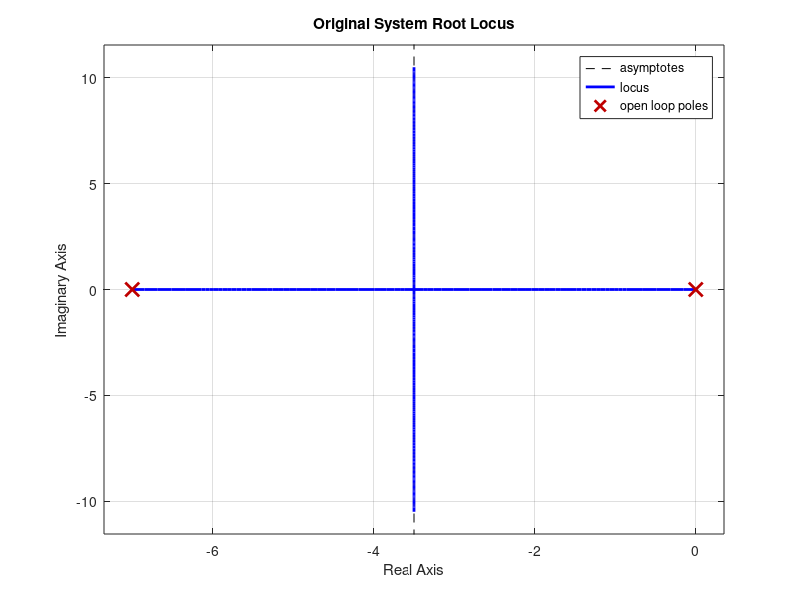
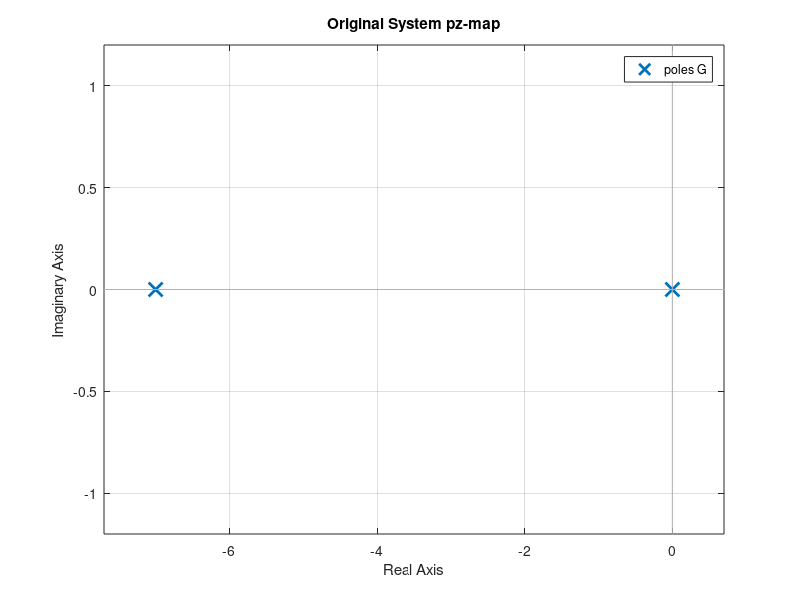
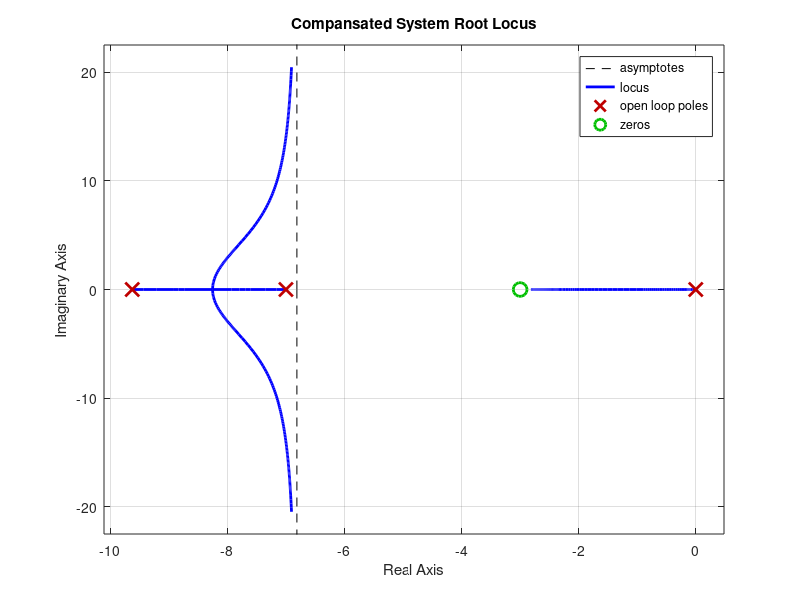
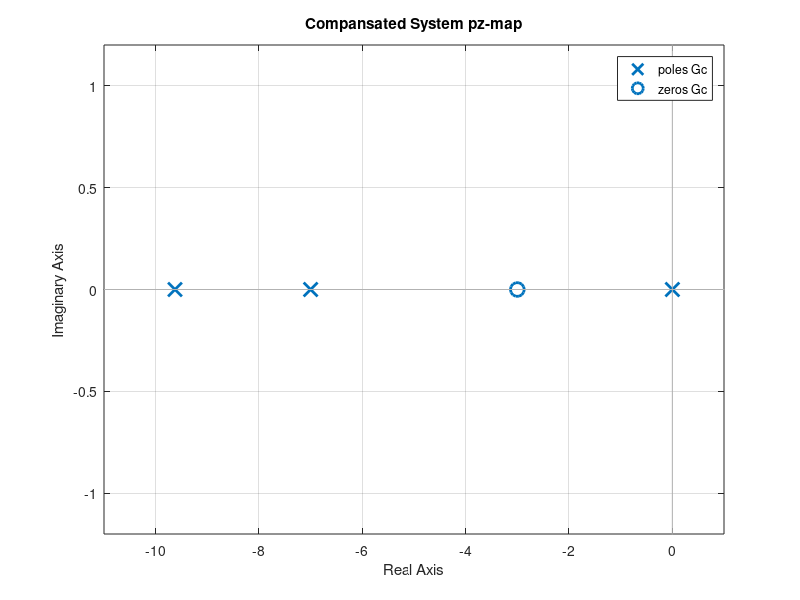

Write MATLAB code to recreate these figures, in order. (Note: this script raises an error after producing the figures.)
K = 58.93; 
numG = [K];  
denG = [1 7 0];  
G = tf(numG, denG);  
%%
zero = -3;
pole = -9.626;
Kc = 206.34;  
numC = [1 -zero];
denC = [1 -pole];
C = Kc * tf(numC, denC);

Gc = series(C, G);
T = feedback(Gc, 1);  

figure;
rlocus(G);
title('Original System Root Locus');
grid on;

figure;
pzmap(G);
title('Original System pz-map');
grid on;

figure;
rlocus(Gc);
title('Compansated System Root Locus');
grid on;

figure;
pzmap(Gc);
title('Compansated System pz-map');
grid on;

figure;
step(G/s); % Ramp response
title('Ramp Response');
title(['Ramp Response']);
grid on;

figure;
step(Gc/s); % Ramp response
title('Ramp Response - Compensated');
title(['Ramp Response - Compensated']);
grid on;